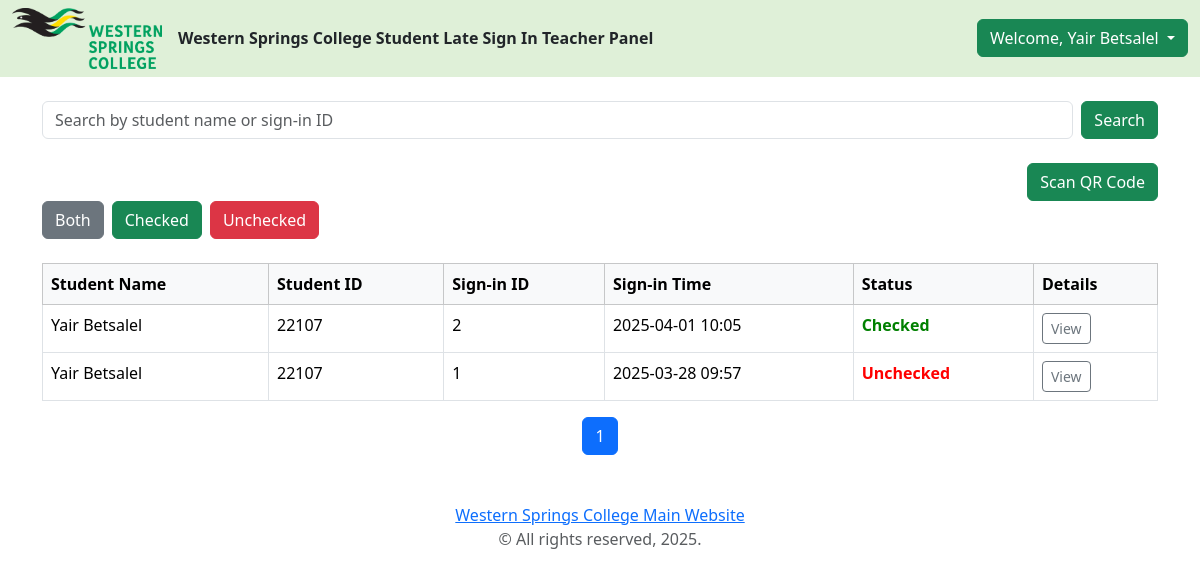
Screenshot of /teacher (signed in) with the database file from the repository.
### models.py (models this page shows, shortened)
class LateSignIn(db.Model):
    id = db.Column(db.Integer, primary_key=True) # sign-in unique id
    full_name = db.Column(db.String(100), nullable=False)
    student_id = db.Column(db.String(20), nullable=False) # student school id
    reason = db.Column(db.Text, nullable=False)
    time = db.Column(db.DateTime, nullable=False)
    validated = db.Column(db.Boolean, default=False)
    validator = db.Column(db.String(100), nullable=True)

### app.py (the view)
@app.route('/teacher', methods=['GET'])
def teacher_panel():
    if not session.get('teacher_logged_in'):
        return redirect(url_for('teacher_login'))
    page = request.args.get('page', 1, type=int)
    per_page = 15
    filter_status = request.args.get('filter_status', 'all')
    query = LateSignIn.query
    if filter_status == "checked":
        query = query.filter(LateSignIn.validator.isnot(None))
    elif filter_status == "unchecked":
        query = query.filter(LateSignIn.validator.is_(None))
    late_signins = query.order_by(LateSignIn.id.desc()).paginate(page=page, per_page=per_page)
    return render_template(
        'teacher_panel.html',
        full_name=session.get('teacher_name'),
        late_signins=late_signins,
        filter_status=filter_status  # Pass it to keep selection
    )

### templates/teacher_panel.html (shortened to what this page needs)
{% extends 'teacher_panel_base.html' %}
{% block dropdown %}
<div class="dropdown">
    <a class="mb-0 btn btn-success dropdown-toggle" href="#" role="button" data-bs-toggle="dropdown"
        aria-expanded="false">
        Welcome, {{ full_name }}
    </a>
</div>
{% endblock %}
{% block content %}
<div class="container mt-4">
    <form action="{{ url_for('teacher_search') }}" method="get" class="d-flex mb-4">
        <input type="text" name="q" class="form-control me-2" placeholder="Search by student name or sign-in ID">
        <button type="submit" class="btn btn-success">Search</button>
    </form>
    <div class="d-flex justify-content-end">
        <button class="btn btn-success" onclick="startScanner()">Scan QR Code</button>
    </div>
    <form action="{{ url_for('teacher_panel') }}" method="get" class="d-flex mb-4">
    <button type="submit" class="btn btn-secondary me-2" onclick="applyFilter('all')">Both</button>
    <button type="submit" class="btn btn-success me-2" onclick="applyFilter('checked')">Checked</button>
    <button type="submit" class="btn btn-danger" onclick="applyFilter('unchecked')">Unchecked</button>
</form>
    <table class="table table-bordered table-hover" style="margin-top: 10px;">
        <thead class="table-light">
            <tr>
                <th>Student Name</th>
                <th>Student ID</th>
                <th>Sign-in ID</th>
                <th>Sign-in Time</th>
                <th>Status</th>
                <th>Details</th>
            </tr>
        <tbody>
            {% for entry in late_signins.items %}
            <tr>
                <td>{{ entry.full_name }}</td>
                <td>{{ entry.student_id }}</td>
                <td>{{ entry.id }}</td>
                <td>{{ entry.time.strftime('%Y-%m-%d %H:%M') }}</td>
                <td>
                    {% if entry.validator %}
                    <span style="color: green;font-weight: bold;">Checked</span>
                    {% else %}
                    <span style="color: red;font-weight: bold;">Unchecked</span>
                    {% endif %}
                    </td>
                <td><a href="{{ url_for('teacher_detail', signin_id=entry.id) }}"
                        class="btn btn-sm btn-outline-secondary">View</a></td>
            </tr>
            {% endfor %}
        </tbody>
    </table>
    <nav>
        <ul class="pagination justify-content-center">
            {% for page_num in range(1, late_signins.pages + 1) %}
            <li class="page-item {% if page_num == late_signins.page %}active{% endif %}">
                <a class="page-link " href="{{ url_for('teacher_panel', page=page_num) }}">{{ page_num }}</a>
            </li>
            {% endfor %}
        </ul>
    </nav>
</div>
<footer class="text-center mt-5 mb-3 text-muted">
    <a href="https://westernsprings.school.nz/">Western Springs College Main Website</a>
    <p>© All rights reserved, 2025.</p>
</footer>
{% endblock %}

### rows the page displays
LateSignIn: full_name "Yair Betsalel", student_id "22107", id "2", time "2025-04-01 10:05", validator "Checked"
LateSignIn: full_name "Yair Betsalel", student_id "22107", id "1", time "2025-03-28 09:57", shows "Unchecked"

### other values shown
{{ full_name }} "Yair Betsalel"
{{ page_num }} "1"
